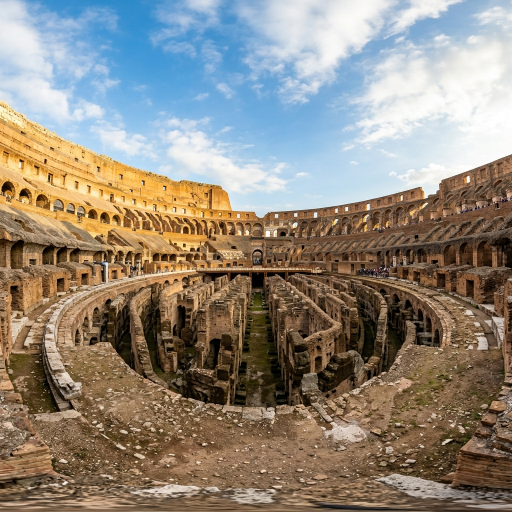
#> input picture web/assets/images/colosseum_panorama.png, 1024 x 1024 px, found by its file name (shown at 1/2 size)
$ python make_past_panoramas.py
#> lines starting #> are read from the running program, lines starting #| are printed output that depends on the picture
"""
Generate a period-photograph ("past") variant of each 360 panorama.

These are stylised albumen/silver-gelatin plate renderings of the SAME view,
not archival photographs. The goal is that toggling the Chronos Lens reads
unmistakably as stepping back in time: monochrome-toned, faded, grainy,
vignetted, softened by a slow period lens, and marked by dust and scratches.

Panoramas wrap horizontally, so every effect that varies across x is either
seamless-by-construction or generated with a horizontally periodic function —
otherwise a hard seam appears behind the viewer.
"""
import os, sys
import numpy as np
from PIL import Image, ImageFilter

SRC_DIR = os.path.join("assets", "images")
RNG = np.random.default_rng(20250910)   # fixed seed = reproducible builds


def tone_curve(x, lift, gamma, shoulder):
    """Faded print: blacks lifted, highlights rolled off into a soft shoulder."""
    x = np.clip(x, 0.0, 1.0) ** gamma
    x = lift + (1.0 - lift) * x
    return x * (1.0 + shoulder) / (1.0 + shoulder * x)


def radial_vignette(h, w, strength=0.34, radius=0.88):
    yy, xx = np.mgrid[0:h, 0:w].astype(np.float32)
    # Only the vertical axis vignettes on an equirect map; a radial falloff in x
    # would seam at the wrap point, so x uses a full-period cosine instead.
    ny = (yy / (h - 1)) * 2.0 - 1.0
    vy = np.clip(np.abs(ny) / radius, 0, 1) ** 2.2
    vx = 0.5 - 0.5 * np.cos(2.0 * np.pi * (xx / w))       # seamless, period = w
    v = 1.0 - strength * np.clip(vy + 0.18 * vx, 0, 1)
    return v.astype(np.float32)


def add_grain(img, amount=0.055):
    """Luminance-weighted grain — heaviest in the midtones, like real film."""
    h, w, _ = img.shape
    lum = img.mean(axis=2, keepdims=True)
    weight = 1.0 - np.abs(lum - 0.5) * 1.6
    noise = RNG.normal(0.0, 1.0, (h, w, 1)).astype(np.float32)
    # Soften slightly so it reads as grain, not digital salt-and-pepper
    noise = np.asarray(
        Image.fromarray(((noise[:, :, 0] * 0.5 + 0.5) * 255).astype(np.uint8))
        .filter(ImageFilter.GaussianBlur(0.5)), dtype=np.float32
    )[:, :, None] / 255.0 * 2.0 - 1.0
    return img + noise * amount * np.clip(weight, 0, 1)


def add_dust_and_scratches(img, n_specks=700, n_scratches=11):
    """Emulsion damage. Scratches are vertical, as on a plate pulled from a holder."""
    h, w, _ = img.shape
    overlay = np.zeros((h, w), dtype=np.float32)

    ys = RNG.integers(0, h, n_specks)
    xs = RNG.integers(0, w, n_specks)
    vals = RNG.uniform(-0.75, 0.75, n_specks)
    sizes = RNG.integers(1, 3, n_specks)
    for y, x, v, s in zip(ys, xs, vals, sizes):
        overlay[y:y + s, x:x + s] += v

    for _ in range(n_scratches):
        x = int(RNG.integers(0, w))
        y0 = int(RNG.integers(0, h))
        length = int(RNG.integers(h // 12, h // 3))
        drift = RNG.uniform(-0.35, 0.35)
        v = RNG.uniform(0.18, 0.45) * (1 if RNG.random() < 0.6 else -1)
        for i in range(length):
            yy = y0 + i
            if yy >= h:
                break
            xx = int(x + drift * i) % w            # wrap, don't clip
            overlay[yy, xx] += v * (1.0 - i / length)

    overlay = np.asarray(
        Image.fromarray(np.clip(overlay * 127 + 128, 0, 255).astype(np.uint8))
        .filter(ImageFilter.GaussianBlur(0.4)), dtype=np.float32
    ) / 127.0 - 1.0035
    return img + overlay[:, :, None] * 0.38


def age(path_in, path_out):
#> called with path_in = 'assets/images/colosseum_panorama.png'
    im = Image.open(path_in).convert("RGB")
#> im is the input picture: PIL image 1024x1024 RGB; mean R, G, B 144.7, 136, 124.4
    w, h = im.size
#> w = 1024; h = 1024

    # 1. Period lens softness + a touch of halation around bright areas
    soft = im.filter(ImageFilter.GaussianBlur(0.8))
    bloom = im.filter(ImageFilter.GaussianBlur(6.0))
    a = np.asarray(soft, dtype=np.float32) / 255.0
    b = np.asarray(bloom, dtype=np.float32) / 255.0
    highlights = np.clip((a.mean(axis=2, keepdims=True) - 0.62) / 0.38, 0, 1)
    a = a + b * highlights * 0.35
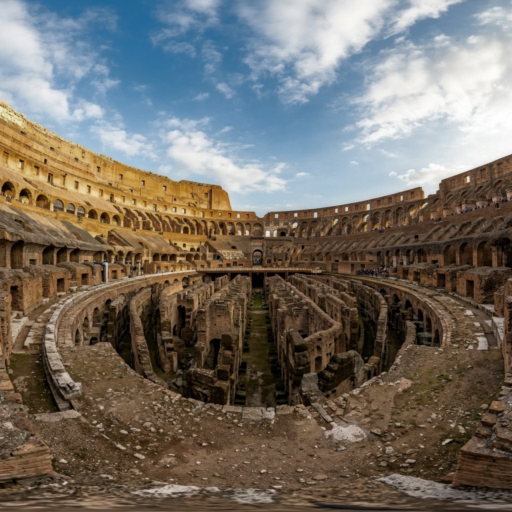
#> a: shape (1024, 1024, 3) float32 (shown at 1/2 size); mean R, G, B 0.62, 0.588, 0.544; drawn with min black and max white

    # 2. Collapse to luminance on an ORTHOCHROMATIC response: early plates were
    #    over-sensitive to blue and nearly blind to red, so blue skies burned out
    #    to blank white while red stonework went dark. That inversion, more than
    #    the sepia tone, is what makes a photograph read as old.
    lum = (0.20 * a[:, :, 0] + 0.34 * a[:, :, 1] + 0.66 * a[:, :, 2])[:, :, None]

    # 3. Faded print tone curve
    lum = tone_curve(lum, lift=0.15, gamma=0.86, shoulder=0.35)
#> in tone_curve, `x = lift + (1.0 - lift) * x`:
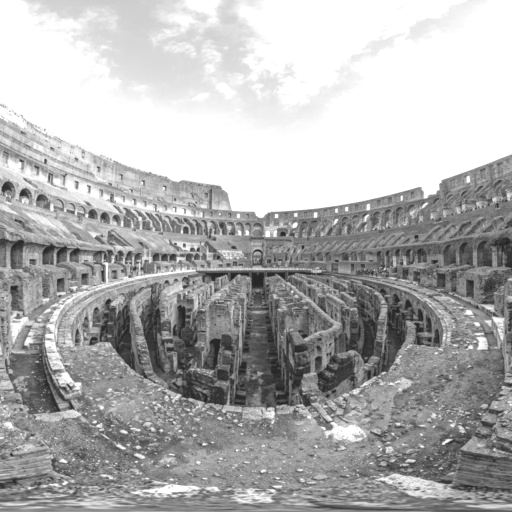
#> x: shape (1024, 1024, 1) float32 (shown at 1/2 size); min 0.15, max 1, mean 0.694
    lum = np.clip(lum, 0, 1)

    # 4. Albumen/sepia duotone: warm brown shadows, cream highlights
    shadow = np.array([0.30, 0.21, 0.14], dtype=np.float32)
    high = np.array([1.00, 0.96, 0.84], dtype=np.float32)
    img = shadow + (high - shadow) * lum

    # 5. Uneven chemical staining across the plate (seamless in x)
    yy, xx = np.mgrid[0:h, 0:w].astype(np.float32)
    stain = (
        0.05 * np.sin(2 * np.pi * xx / w + 0.7)
        + 0.04 * np.sin(4 * np.pi * xx / w + 2.1)
        + 0.05 * np.sin(np.pi * yy / h)
    )[:, :, None]
    img = img * (1.0 + stain)

    # 6. Vignette, grain, damage
    img = img * radial_vignette(h, w)[:, :, None]
    img = add_grain(img)
#> in add_grain, `lum = img.mean(axis=2, keepdims=True)`:
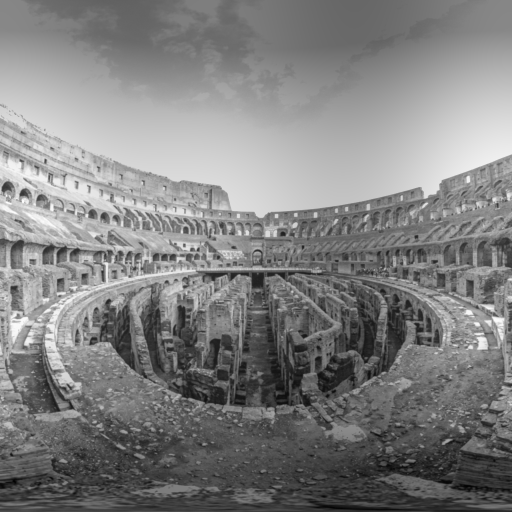
#> lum: shape (1024, 1024, 1) float32 (shown at 1/2 size); min 0.249, max 1.02, mean 0.642; drawn with min black and max white
#> in add_grain, `weight = 1.0 - np.abs(lum - 0.5) * 1.6`:
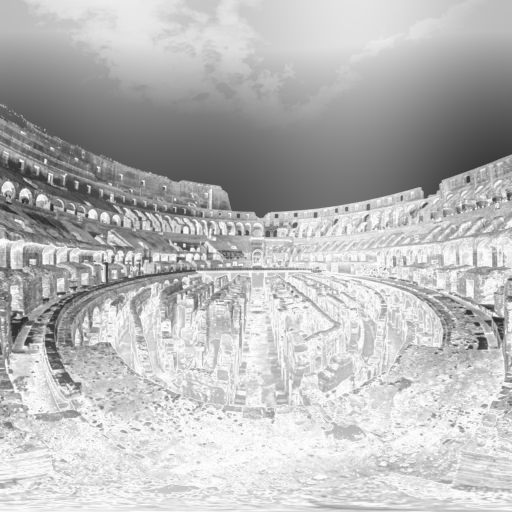
#> weight: shape (1024, 1024, 1) float32 (shown at 1/2 size); min 0.162, max 1, mean 0.727
    img = add_dust_and_scratches(img)
#> after the loop in add_dust_and_scratches, `for _ in range(n_scratches):`:
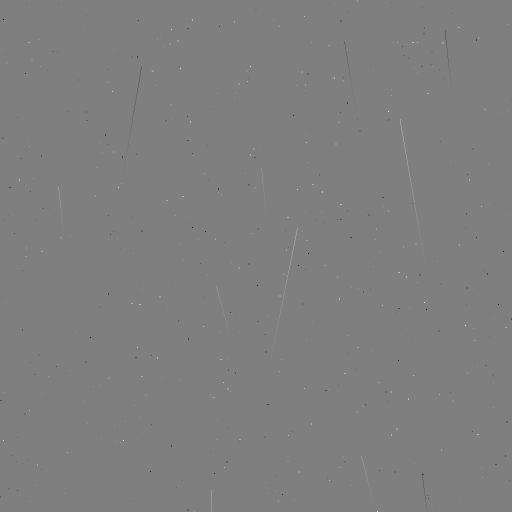
#> overlay: shape (1024, 1024) float32 (shown at 1/2 size); min -0.747, max 0.748, mean 8.1e-05; drawn with min black and max white
#> in add_dust_and_scratches, `return img + overlay[:, :, None] * 0.38`:
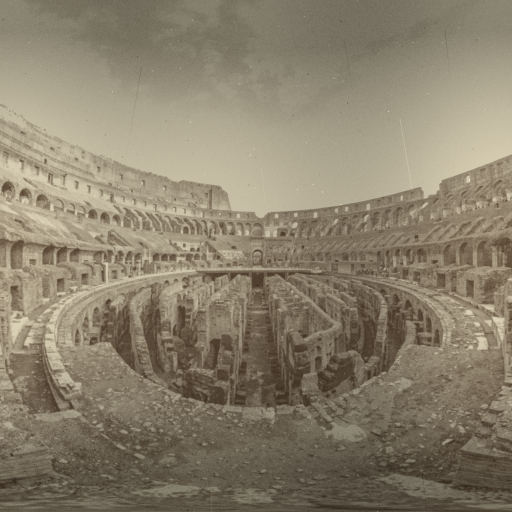
#> returned value: shape (1024, 1024, 3) float32 (shown at 1/2 size); mean of channels 0, 1, 2 0.705, 0.658, 0.566; drawn with min black and max white

    img = np.clip(img, 0, 1)
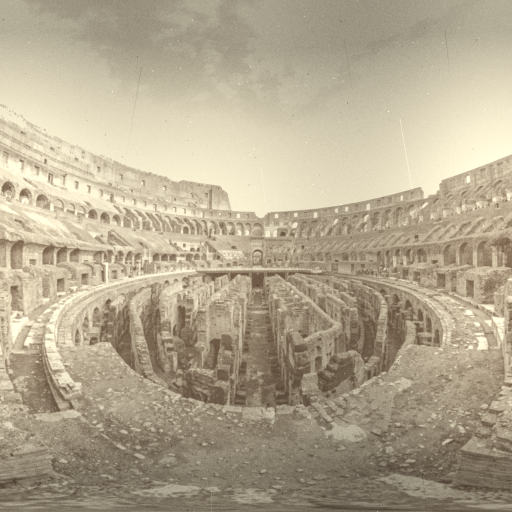
#> img: shape (1024, 1024, 3) float32 (shown at 1/2 size); mean R, G, B 0.704, 0.658, 0.566
    out = Image.fromarray((img * 255).astype(np.uint8))
    out.save(path_out, "JPEG", quality=88, optimize=True)
    return out.size, os.path.getsize(path_out)


if __name__ == "__main__":
    os.chdir(r"d:\SIH 5")
    targets = sorted(f for f in os.listdir(SRC_DIR) if f.endswith("_panorama.png"))
    if not targets:
        print("no panoramas found"); sys.exit(1)
    for f in targets:
        src = os.path.join(SRC_DIR, f)
        dst = os.path.join(SRC_DIR, f.replace("_panorama.png", "_panorama_past.jpg"))
        size, nbytes = age(src, dst)
#> size = (1024, 1024); nbytes = 230208
        print("%-42s -> %-46s %s  %d KB" % (f, os.path.basename(dst), size, nbytes // 1024))
#| colosseum_panorama.png                     -> colosseum_panorama_past.jpg                    (1024, 1024)  224 KB
